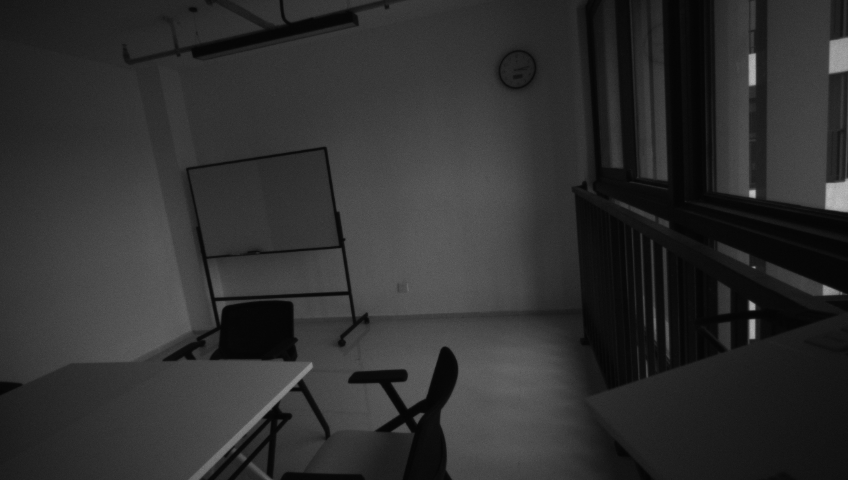
#> input picture videos/IR_LEFT/011714_0000_d1776928462415402_s1776928462425417_IR_LEFT_Y8_848x480.png, 848 x 480 px; its folder holds 3 pictures in this run
$ python main.py
#> lines starting #> are read from the running program, lines starting #| are printed output that depends on the picture
### videos/stereo_slam/dataset.py
"""
数据集加载模块

功能：
  从 IR_LEFT/ 和 IR_RIGHT/ 两个目录中读取成对的左右图像。
  摄像头以固定频率拍摄，左右图像通过时间戳匹配成对。

文件名格式说明：
  011710_0000_d1776928462281910_s1776928462291708_IR_LEFT_Y8_848x480.png
  ├──序列号
  │   └──帧内序号
  │       └──设备时间戳（我们用它做匹配）
  │               └──系统时间戳
  │                       └──左右标记
  │                               └──像素格式和分辨率

为什么不用 OpenCV 直接读取？
  OpenCV 的 cv2.imread() 不支持中文路径。
  在中国 Windows 系统上，用户名可能含中文字符，
  所以用文件二进制读取 → numpy数组 → cv2.imdecode() 的方式绕过。
"""

import os
import re
import cv2
import numpy as np
from config import WIDTH, HEIGHT, OUT_DIR

# ── 文件名解析正则 ──
# 捕获三部分：序列号、设备时间戳、左/右标记
PATTERN = r'(\d+)_\d+_d(\d+)_s\d+_IR_(LEFT|RIGHT)_Y8_\d+x\d+\.png'


def _parse_timestamp(filename):
    """
    从文件名中提取设备时间戳和左右标记。

    返回:
        (设备时间戳, "LEFT" 或 "RIGHT")
        如果文件名不匹配返回 (None, None)
    """
    match = re.search(PATTERN, filename)
    if match:
        return int(match.group(2)), match.group(3)
    return None, None


def _imread_unicode(path):
    """
    支持 Unicode 路径的图片读取函数。

    为什么不用 cv2.imread():
        cv2.imread() 内部调用 C++ 标准库的 fopen()，
        在 Windows 上无法正确处理包含中文的路径。

    替代方案:
        1. 用 Python 的 open() 以二进制模式读取文件
        2. 将字节数据解码为 numpy uint8 数组
        3. 用 cv2.imdecode() 解析图像格式
    """
    with open(path, 'rb') as f:
        buf = np.frombuffer(f.read(), dtype=np.uint8)
    return cv2.imdecode(buf, cv2.IMREAD_GRAYSCALE)
#> returned value is the input picture: shape (480, 848); min 3, max 191, mean 47.1


# [8 lines left out: function _imsave_unicode, not called in this run]


def load_stereo_pairs(left_dir, right_dir, verbose=True):
    """
    加载双目图像对 —— SLAM 管线的第一步。

    流程:
        1. 扫描左、右两个目录中的所有 PNG 文件
        2. 从文件名中提取设备时间戳
        3. 以时间戳为 key，找到左右对应的配对
        4. 加载图像并统一尺寸

    参数:
        left_dir:  左目图像目录路径
        right_dir: 右目图像目录路径
        verbose:   是否打印统计信息

    返回:
        list of (时间戳, 左图, 右图)

    数据结构说明:
        left_map = {时间戳: 文件路径}   # 左目索引
        right_map = {时间戳: 文件路径}  # 右目索引
        common = left_map.keys() & right_map.keys()  # 交集 = 成功配对的帧
    """
    left_dir = os.path.abspath(left_dir)
    right_dir = os.path.abspath(right_dir)

    # 用字典建立 时间戳 → 文件路径 的映射
    left_map: dict[int, str] = {}
    right_map: dict[int, str] = {}

    # 遍历左右两个目录
    for d, side_map in [(left_dir, left_map), (right_dir, right_map)]:
        if not os.path.isdir(d):
            print(f"Warning: directory not found: {d}")
            continue
        for fname in os.listdir(d):
            if not fname.endswith('.png'):
                continue
            ts, side = _parse_timestamp(fname)
            if ts is None:
                continue
            if side == 'LEFT':
                left_map[ts] = os.path.join(d, fname)
            elif side == 'RIGHT':
                right_map[ts] = os.path.join(d, fname)

    # 取左右时间戳的交集，升序排列
    common = sorted(set(left_map.keys()) & set(right_map.keys()))
    if verbose:
        print(f"LEFT: {len(left_map)} files, RIGHT: {len(right_map)} files, "
              f"matched: {len(common)} pairs")

    pairs = []
    for ts in common:
        left_img = _imread_unicode(left_map[ts])
        right_img = _imread_unicode(right_map[ts])
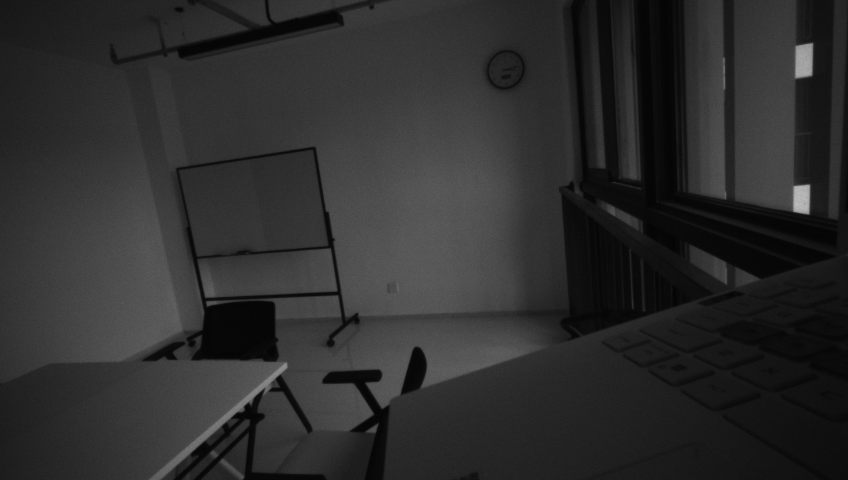
#> input picture videos/IR_RIGHT/011700_0000_d1776928462415402_s1776928462425590_IR_RIGHT_Y8_848x480.png, 848 x 480 px
#> in _imread_unicode, returned value is the input picture: shape (480, 848); min 4, max 191, mean 45.3
        if left_img is None:
            print(f"Warning: failed to load left image: {left_map[ts]}")
            continue
        if right_img is None:
            print(f"Warning: failed to load right image: {right_map[ts]}")
            continue
        # 统一尺寸（某些帧分辨率可能不一致）
        if left_img.shape[:2] != (HEIGHT, WIDTH):
            left_img = cv2.resize(left_img, (WIDTH, HEIGHT))
        if right_img.shape[:2] != (HEIGHT, WIDTH):
            right_img = cv2.resize(right_img, (WIDTH, HEIGHT))
        pairs.append((ts, left_img, right_img))

    if verbose:
        print(f"Successfully loaded {len(pairs)} stereo pairs")
#| Successfully loaded 1 stereo pairs
    return pairs

### videos/stereo_slam/slam.py
"""
SLAM 主模块 —— 整个管线的组织者

这里是所有模块的"胶水"代码：
  dataset.py   → 加载左右图像对
  tracker.py   → 提取 + 匹配 + PnP
  mapping.py   → 三角化 + 关键帧判定
  optimizer.py → BA + 回环修正

每一帧的处理流程（_process_frame）：
  1. CLAHE 增强（红外图像对比度低，先做直方图均衡）
  2. ORB 提取左右图特征
  3. 左右图特征匹配 → 双目三角化 → 恢复 3D 点
  4. (第一帧特殊处理：初始化地图)
  5. 当前帧 vs 上一帧特征匹配 → PnP 求解位姿
  6. 新三角化的 3D 点加入地图
  7. 判断是否需要关键帧
  8. 如果需要：加入关键帧 → 局部 BA → 回环检测

坐标系：
  世界坐标系 = 第一帧的相机坐标系
  后面每帧的位姿都是相对于世界坐标系的
"""

import cv2
import numpy as np
import os
from config import OUT_DIR, K_LEFT, K_RIGHT, R_STEREO, T_STEREO
from dataset import load_stereo_pairs
from tracker import Tracker
from mapping import Map, triangulate_stereo, is_keyframe
from optimizer import local_bundle_adjustment, detect_loop_closure, correct_loop


class SLAM:
    """
    SLAM 系统主类。

    职责：
      串联整个管线，管理帧间状态。

    帧间状态（为什么需要保存？）：
      prev_kp, prev_desc:        上一帧的 ORB 特征，用于当前帧的追踪匹配
      prev_stereo_pt_ids:        上一帧左图每个关键点对应的 MapPoint ID
                                 用于将上一帧的 3D 点传到当前帧做 PnP
      prev_pose:                 上一帧的位姿，用于关键帧判定
      all_poses:                 所有帧的平移向量，用于最后的轨迹输出
    """

    def __init__(self, left_dir, right_dir):
        self.left_dir = left_dir
        self.right_dir = right_dir
        self.map = Map()
        self.tracker = Tracker()
        # CLAHE = Contrast Limited Adaptive Histogram Equalization
        # 红外图像通常低对比度、低纹理，CLAHE 能显著增强特征
        self.clahe = cv2.createCLAHE(clipLimit=2.0, tileGridSize=(8, 8))

        self.prev_kp = None
        self.prev_desc = None
        self.prev_stereo_pt_ids = None
        self.prev_pose = None
        self.all_poses = []  # 每一帧的平移 (x, y, z)

    def run(self):
        """主循环：加载数据 → 逐帧处理 → 输出结果。"""
        pairs = load_stereo_pairs(self.left_dir, self.right_dir, verbose=True)
#> pairs = 1 item
        if len(pairs) == 0:
            print("No stereo pairs. Exiting.")
            return
        print(f"Processing {len(pairs)} frames...")
#> (printed output is left out)
        for i, (ts, left_img, right_img) in enumerate(pairs):
            self._process_frame(i, ts, left_img, right_img)
#> this loop made 1 pass
#> (ts, stereo_matches in _process_frame) on pass 1: (1776928462415402, 178 matches)
#> (printed output is left out)
#> pass 1, in _process_frame, `left_enh = self.clahe.apply(left_img)`:
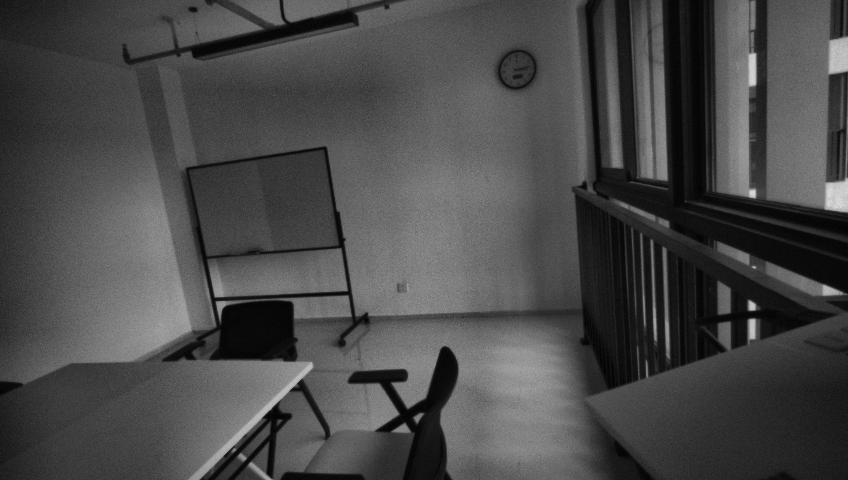
#> left_enh: shape (480, 848); min 2, max 219, mean 73.2
        self._finish()

    def _process_frame(self, idx, ts, left_img, right_img):
        """
        处理一帧图像 —— SLAM 的核心循环。

        参数:
            idx:      帧序号（从 0 开始）
            ts:       设备时间戳
            left_img: 左目灰度图
            right_img: 右目灰度图
        """
        # ── Step 1: CLAHE 增强（红外图像对比度增强） ──
        left_enh = self.clahe.apply(left_img)
        right_enh = self.clahe.apply(right_img)

        # ── Step 2: 左右图分别提取 ORB 特征 ──
        kp_left, desc_left = self.tracker.extract(left_enh)
        kp_right, desc_right = self.tracker.extract(right_enh)

        # ── Step 3: 左右图特征匹配 + 双目三角化 ──
        stereo_matches = self.tracker.match_ratio_test(desc_left, desc_right)
        if len(stereo_matches) < 6:
            print(f"[{idx+1:3d}]  stereo_matches={len(stereo_matches)} -> skip")
            return

        # 三角化得到 3D 点（在左相机坐标系下）
        pts_3d_cam, _ = triangulate_stereo(
            kp_left, kp_right, stereo_matches,
            K_LEFT, K_RIGHT, R_STEREO, T_STEREO,
        )
        # 筛选有效点：
        #   1. 有限数值（非 NaN/Inf）
        #   2. Z > 100mm（过近的点误差大，不可靠）
        valid = np.isfinite(pts_3d_cam).all(axis=1) & (pts_3d_cam[:, 2] > 100)
        pts_3d_cam = pts_3d_cam[valid]
        stereo_matches = [m for j, m in enumerate(stereo_matches) if valid[j]]

        # ── Step 4: 第一帧特殊处理（初始化地图） ──
        # 第一帧没有"上一帧"可以做 PnP，直接设位姿为单位矩阵
        # 世界坐标系 = 第一帧的左相机坐标系
        if idx == 0:
            pose = np.eye(4, dtype=np.float64)
            pts_3d_world = pts_3d_cam.copy()
            # 将所有三角化点加入地图
            pt_ids = [
                self.map.add_point(pts_3d_world[j],
                                   desc_left[stereo_matches[j].queryIdx])
                for j in range(len(pts_3d_world))
            ]
            # 建立左图关键点索引 → MapPoint ID 的映射
            # 这样下一帧通过匹配就能找到对应的 3D 点
            self.prev_stereo_pt_ids = {
                m.queryIdx: pt_ids[j]
                for j, m in enumerate(stereo_matches)
            }
            self.prev_kp = kp_left
            self.prev_desc = desc_left
            self.prev_pose = pose.copy()

            # 第一帧也是第一个关键帧
            kf_pts, kf_pids = [], []
            for j in range(len(kp_left)):
                if j in self.prev_stereo_pt_ids:
                    kf_pids.append(self.prev_stereo_pt_ids[j])
                    kf_pts.append(kp_left[j].pt)
            self.map.add_keyframe(pose, kf_pts, kf_pids, ts)
            self.all_poses.append(pose[:3, 3].copy())
            print(f"[{idx+1:3d}] INIT   ...")
            return

        # ── Step 5: 帧间追踪 + PnP 位姿估计 ──
        # 当前帧左图 vs 上一帧左图 → 特征匹配
        track_matches = self.tracker.match_ratio_test(desc_left, self.prev_desc)

        # 收集能关联到地图点的 3D-2D 匹配对：
        #   - 3D: 地图点的世界坐标
        #   - 2D: 当前帧的左图像素坐标
        pts_3d_pnp, pts_2d_pnp = [], []
        for m in track_matches:
            tidx = m.trainIdx  # 上一帧（train）的关键点索引
            if tidx in self.prev_stereo_pt_ids:
                pid = self.prev_stereo_pt_ids[tidx]
                if pid in self.map.points:
                    pts_3d_pnp.append(self.map.points[pid].position)
                    pts_2d_pnp.append(kp_left[m.queryIdx].pt)

        # PnP RANSAC 求解位姿
        rvec, tvec, inlier_mask = self.tracker.estimate_pose_pnp(
            pts_3d_pnp, pts_2d_pnp
        )
        if rvec is None:
            print(f"[{idx+1:3d}] PnP FAILED  tracked={len(track_matches)}")
            # PnP 失败时只更新上一帧信息，不更新位姿
            # 这样下一帧还能尝试追踪
            self.prev_kp = kp_left
            self.prev_desc = desc_left
            return

        pose = self.tracker.rvec_tvec_to_matrix(rvec, tvec)

        # ── Step 6: 新三角化点加入地图 ──
        # 将相机坐标系的 3D 点转换到世界坐标系
        pose_inv = np.linalg.inv(pose)
        pts_3d_world = (pose_inv[:3, :3] @ pts_3d_cam.T +
                        pose_inv[:3, 3:4]).T

        # 最多新增 200 个点（避免地图膨胀过快）
        new_pt_ids = {}
        for j, m in enumerate(stereo_matches):
            if len(new_pt_ids) >= 200:
                break
            lidx = m.queryIdx
            if lidx in new_pt_ids:
                continue
            pid = self.map.add_point(pts_3d_world[j], desc_left[lidx],
                                     first_kf_id=idx + 1)
            new_pt_ids[lidx] = pid

        # 合并追踪到的旧点和新点
        # merged_pt_ids: 当前帧左图每个关键点 → 地图点 ID
        merged_pt_ids = {}
        for m in track_matches:
            qidx, tidx = m.queryIdx, m.trainIdx
            if tidx in self.prev_stereo_pt_ids:
                merged_pt_ids[qidx] = self.prev_stereo_pt_ids[tidx]
        merged_pt_ids.update(new_pt_ids)

        # 统计追踪到的旧点数量（用于关键帧判定）
        tracked_count = sum(
            1 for m in track_matches
            if m.trainIdx in self.prev_stereo_pt_ids
        )

        # ── Step 7: 关键帧判定 ──
        kf_needed = is_keyframe(
            self.prev_pose, pose,
            tracked_count / max(len(track_matches), 1)
        )

        # ── Step 8: 如果是关键帧 → 加入地图 + BA + 回环检测 ──
        if kf_needed:
            kf_pts, kf_pids = [], []
            for j in range(len(kp_left)):
                if j in merged_pt_ids:
                    kf_pids.append(merged_pt_ids[j])
                    kf_pts.append(kp_left[j].pt)
            self.map.add_keyframe(pose, kf_pts, kf_pids, ts)

            # 每隔 10 帧或前 3 帧做一次局部 BA
            run_ba = (len(self.map.keyframes) % 10 == 0) or \
                     len(self.map.keyframes) < 3
            if run_ba:
                local_bundle_adjustment(self.map)

            # 回环检测 + 修正
            loop_kf = detect_loop_closure(
                self.map, self.map.keyframes[-1], self.map.keyframes
            )
            if loop_kf is not None:
                if correct_loop(self.map, loop_kf, self.map.keyframes[-1]):
                    print(f"      -> Loop closed with KF {loop_kf.id}")
                else:
                    print(f"      -> Loop candidate "
                          f"(insufficient overlap) KF {loop_kf.id}")

        # ── 更新帧间状态 ──
        self.prev_kp = kp_left
        self.prev_desc = desc_left
        self.prev_pose = pose.copy()
        self.prev_stereo_pt_ids = merged_pt_ids
        self.all_poses.append(pose[:3, 3].copy())

        # ── 打印当前帧信息 ──
        pos = pose[:3, 3]
        print(
            f"[{idx+1:3d}] TRACK ts={ts}  "
            f"features={len(kp_left)}  "
            f"track={len(track_matches)}  "
            f"inliers={sum(inlier_mask) if inlier_mask is not None else 0}  "
            f"pts={len(self.map.points)}  "
            f"kfs={len(self.map.keyframes)}  "
            f"pose=({pos[0]:.0f},{pos[1]:.0f},{pos[2]:.0f})  "
            f"dist={np.linalg.norm(pos):.0f}mm"
        )

    def _finish(self):
        """所有帧处理完成后的收尾工作：保存轨迹 CSV 和图片。"""
        import matplotlib
        matplotlib.use('Agg')
        import matplotlib.pyplot as plt

        traj = np.array(self.all_poses) if self.all_poses else np.zeros((0, 3))
#> traj = [[0, 0, 0]]

        # ── CSV 文件 ──
        csv_file = os.path.join(OUT_DIR, 'trajectory.csv')
        with open(csv_file, 'w', newline='') as f:
            import csv
            w = csv.writer(f)
            w.writerow(['frame', 'x_mm', 'y_mm', 'z_mm'])
            for i, p in enumerate(traj):
                w.writerow([i, f'{p[0]:.1f}', f'{p[1]:.1f}', f'{p[2]:.1f}'])
#> this loop made 1 pass
#> (the rest of the program and of its run is left out)
